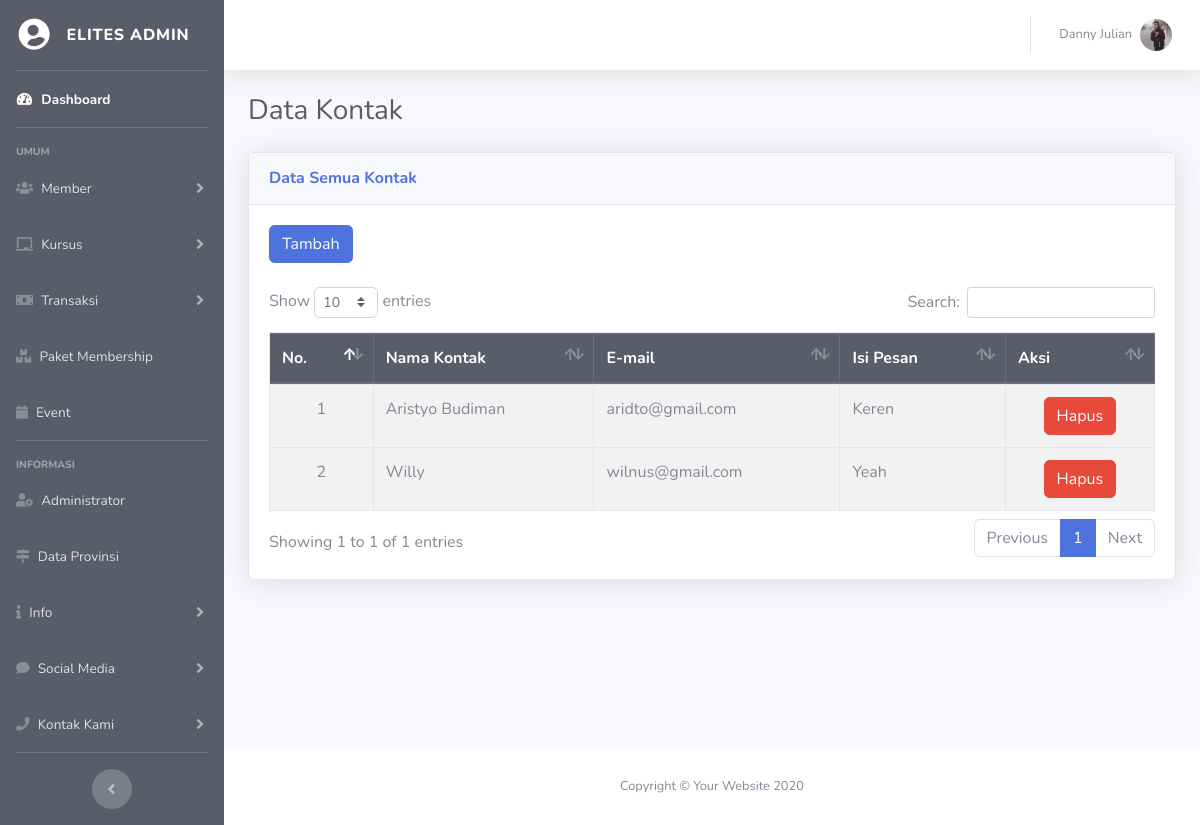
/elit-admin/index.php?hal=kontak-data&mau=semua (signed in), run on the app's committed database.
### tables this page shows
CREATE TABLE `user` (
  `id_user` int(11) NOT NULL,
  `nama_user` varchar(50) NOT NULL,
  `alamat` text NOT NULL,
  `tgl_lahir` date NOT NULL,
  `jenis_kelamin` varchar(15) NOT NULL,
  `no_hp` varchar(15) NOT NULL,
  `email` varchar(50) NOT NULL,
  `password` varchar(15) NOT NULL,
  `foto` varchar(100) NOT NULL,
  `hak_akses` varchar(15) NOT NULL,
  `status` varchar(15) NOT NULL,
  `setuju` varchar(5) NOT NULL
);

CREATE TABLE `kontak_kami` (
  `id_kontak` int(11) NOT NULL,
  `nama_kontak` varchar(50) NOT NULL,
  `email` varchar(25) NOT NULL,
  `deskripsi` text NOT NULL
);

### elit-admin/fungsi/fungsian.php (called while the page is built, shortened)
<?php
    function loncengNotif($a)
    {
        if ($a==0)
        {
            $isi = "";
        }
        return $isi;
    }
?>

### fungsional/data/isiData.php (called while the page is built, shortened)
<?php
    class isiData extends konfigurasi
    {
        public function perulanganData($q)
        {
            while ($a = mysqli_fetch_array($q))
            {
                $isi[]=$a;
            }
            return $isi;
        }
        public function hitungData($q)
        {
            $hitung = mysqli_num_rows($q);
            return $hitung;
        }
        public function eksekusiSQL($sqlnya)
        {
            $sambungannya=parent::sambungkan();
            $que = mysqli_query($sambungannya, $sqlnya);
            return $que;
        }
        public function tampilId($nama_tabel, $id, $val)
        {
            $sql = "SELECT *FROM $nama_tabel WHERE $id = '$val'";
            $que = $this->eksekusiSQL($sql);
            $kondisi = $this->perulanganData($que);
            return $kondisi;
        }
    }
?>

### elit-admin/fungsi/akun.php (called while the page is built, shortened)
<?php
    if (!empty($admin))
    {
        $tampil = $isi->tampilId("user", "id_user", "$admin");
        foreach ($tampil as $key)
        {
            $namauser = $key['nama_user'];
            $foto     = $key['foto'];
            if ($foto=='Kosong')
            {
                $gambarLogin = "../img/nofoto.png";
            }
            else
            {
                $gambarLogin="../foto/$foto";
            }
        }
    }
?>

### elit-admin/halaman/kontak-data.php (the view, shortened to what this page needs)
<?php
    $mau = @$_GET['mau'];
    if ($mau=="semua")
    {
        $perintah = $isi->eksekusiSQl("SELECT *FROM kontak_kami ORDER BY id_kontak DESC");
    }
?>
 <div class="container-fluid">
     <div class="d-sm-flex align-items-center justify-content-between mb-4">
         <h1 class="h3 mb-0 text-gray-800">Data Kontak</h1>
     </div>
     <div class="row">
         <div class="col-xl-12">
             <div class="card shadow mb-4">
                 <div class="card-header py-3 d-flex flex-row align-items-center justify-content-between">
                     <h6 class="m-0 font-weight-bold text-primary">Data Semua Kontak</h6>
                 </div>
                 <div class="card-body">
                    <a class='btn btn-primary' href='?hal=membership-tambah'>Tambah</a>
                    <br><br>
                     <?php
                        $hitung   = $isi->hitungData($perintah);
                        if ($hitung==0)
                        {
                            pesanKosong();
                        }
                        else
                        {
                           echo
                           "
                           <div class='table-responsive'>
                                <table class='table table-bordered table-striped table-hover' id='dataTable' width='100%' cellspacing='0'>
                                    <thead class='thead-dark'>
                                        <tr>
                                            <th>No.</th>
                                            <th>Nama Kontak</th>
                                            <th>E-mail</th>
                                            <th>Isi Pesan</th>
                                            <th>Aksi</th>
                                        </tr>
                                    </thead>
                            ";
                            $no=1;
                            foreach($perintah as $a)
                            {
                                $idk       = $a['id_kontak'];
                                $nama      = $a['nama_kontak'];
                                $email     = $a['email'];
                                $deskripsi = $a['deskripsi'];
                                echo
                                "
                                    <tbody>
                                        <tr>
                                            <td align='center'>$no</td>
                                            <td>$nama</td>
                                            <td>$email</td>
                                            <td>$deskripsi</td>
                                            <td>
                                                <center>
                                                    <a class='btn btn-danger' href='?hal=kontak-respon&mau=hapus&id=$idk'>Hapus</a>
                                                </center>
                                            </td>
                                        </tr>
                                ";
                                $no++;
                            }
                            echo
                            "
                                    </tbody>
                                </table>
                            </div>
                           ";
                        }
                    ?>
                 </div>
             </div>
         </div>
     </div>
 </div>

### elit-admin/fungsi/menu-atas.php (shortened to what this page needs)
<nav class="navbar navbar-expand navbar-light bg-white topbar mb-4 static-top shadow">
<ul class="navbar-nav ml-auto">
  <li class="nav-item dropdown no-arrow">
    <a class="nav-link dropdown-toggle" href="#" id="userDropdown" role="button" data-toggle="dropdown" aria-haspopup="true" aria-expanded="false">
      <span class="mr-2 d-none d-lg-inline text-gray-600 small"><?php echo $namauser; ?></span>
      <img class="img-profile rounded-circle" src="<?php echo $gambarLogin; ?>">
    </a>
  </li>
</ul>
</nav>

### data on the page
user: nama_user "Danny Julian", foto (picture)
kontak_kami: nama_kontak "Aristyo Budiman", email "aridto@gmail.com", deskripsi "Keren"
kontak_kami: nama_kontak "Willy", email "wilnus@gmail.com", deskripsi "Yeah"
